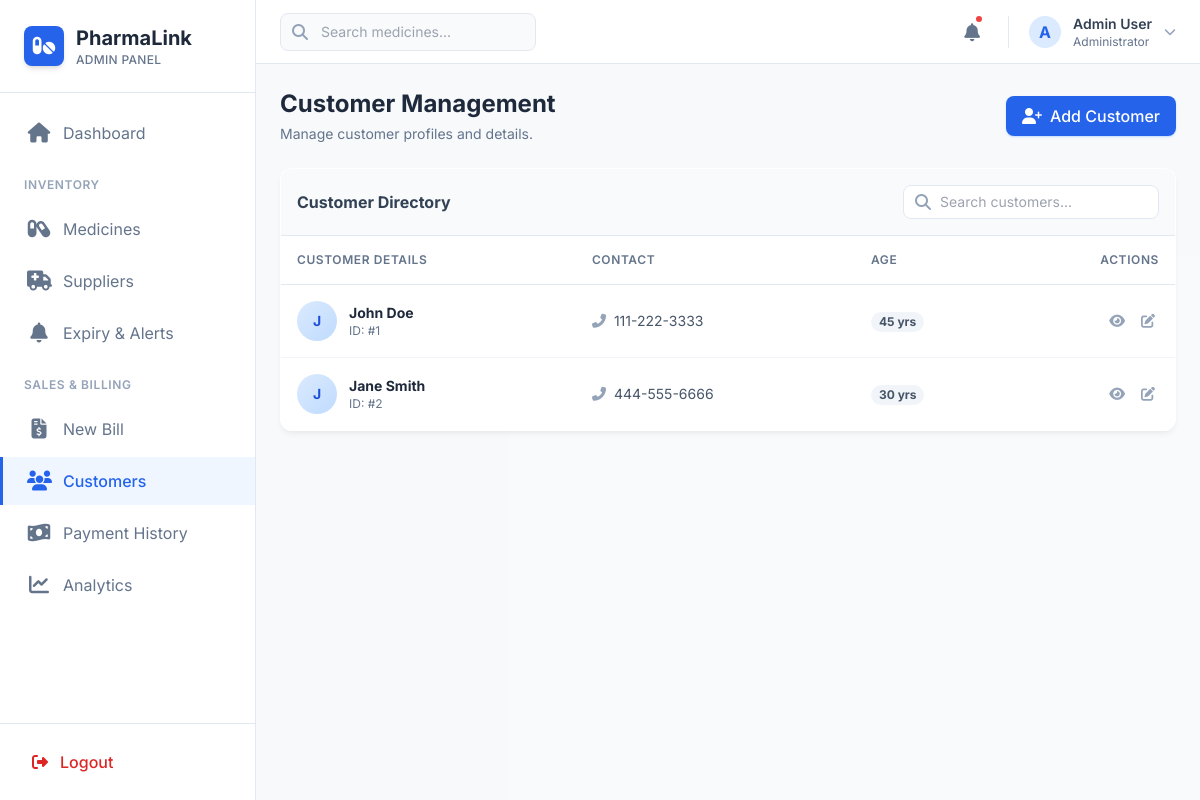
Page /customers on the committed database.
### tables this page shows
CREATE TABLE Customer (
            customer_id INTEGER PRIMARY KEY AUTOINCREMENT,
            customer_name TEXT NOT NULL,
            phone TEXT,
            age INTEGER
        );

### app.py (the view)
@app.route('/customers')
def customers():
    conn = get_db_connection()
    cursor = conn.cursor()
    cursor.execute("SELECT * FROM Customer")
    customers_data = cursor.fetchall()
    conn.close()
    return render_template('customer.html', customers=customers_data)

### app.py (called while the page is built)
def get_db_connection():
    conn = sqlite3.connect(DATABASE)
    conn.row_factory = sqlite3.Row
    return conn

@app.context_processor
def inject_now():
    return {'now': datetime.utcnow()}

### templates/customer.html (shortened to what this page needs)
{% extends 'app_layout.html' %}
{% block page_content %}
<div class="flex flex-col md:flex-row justify-between items-start md:items-center mb-6 gap-4">
    <div>
        <h1 class="text-2xl font-bold text-slate-800">Customer Management</h1>
        <p class="text-slate-500 text-sm mt-1">Manage customer profiles and details.</p>
    </div>
    <button onclick="document.getElementById('addModal').classList.remove('hidden')" class="bg-blue-600 hover:bg-blue-700 text-white px-4 py-2 rounded-lg font-medium transition-colors shadow-sm shadow-blue-200 flex items-center gap-2">
        <i class="fas fa-user-plus"></i> Add Customer
    </button>
</div>
<div class="glass-card overflow-hidden">
    <div class="p-4 border-b border-slate-200 bg-slate-50 flex items-center justify-between">
        <h2 class="font-bold text-slate-700">Customer Directory</h2>
        <div class="relative">
            <i class="fas fa-search absolute left-3 top-1/2 -translate-y-1/2 text-slate-400"></i>
            <input type="text" id="searchInput" placeholder="Search customers..." class="pl-9 pr-4 py-1.5 border border-slate-200 rounded-lg text-sm focus:ring-blue-500 focus:border-blue-500 w-64 bg-white">
        </div>
    </div>
    <div class="overflow-x-auto">
        <table class="w-full text-left border-collapse" id="customersTable">
            <thead>
                <tr class="bg-white border-b border-slate-200 text-slate-500 text-xs uppercase tracking-wider">
                    <th class="p-4 font-semibold">Customer Details</th>
                    <th class="p-4 font-semibold">Contact</th>
                    <th class="p-4 font-semibold">Age</th>
                    <th class="p-4 font-semibold text-right">Actions</th>
                </tr>
            </thead>
            <tbody class="divide-y divide-slate-100 text-sm bg-white">
                {% for customer in customers %}
                <tr class="hover:bg-slate-50/50 transition-colors">
                    <td class="p-4">
                        <div class="flex items-center gap-3">
                            <div class="w-10 h-10 rounded-full bg-gradient-to-br from-blue-100 to-blue-200 text-blue-700 flex items-center justify-center font-bold">
                                {{ customer.customer_name[0] }}
                            </div>
                            <div>
                                <p class="font-bold text-slate-800">{{ customer.customer_name }}</p>
                                <p class="text-xs text-slate-500">ID: #{{ customer.customer_id }}</p>
                            </div>
                        </div>
                    </td>
                    <td class="p-4 text-slate-600">
                        <i class="fas fa-phone-alt text-slate-400 mr-2"></i>{{ customer.phone or 'N/A' }}
                    </td>
                    <td class="p-4">
                        <span class="inline-flex items-center justify-center px-2 py-1 text-xs font-bold leading-none text-slate-600 bg-slate-100 rounded-full">
                            {{ customer.age or 'N/A' }} yrs
                        </span>
                    </td>
                    <td class="p-4 text-right">
                        <div class="flex justify-end gap-2">
                            <button class="text-slate-400 hover:text-blue-600 transition-colors p-1"><i class="fas fa-eye"></i></button>
                            <button class="text-slate-400 hover:text-blue-600 transition-colors p-1"><i class="fas fa-edit"></i></button>
                        </div>
                    </td>
                </tr>
                {% endfor %}
            </tbody>
        </table>
    </div>
</div>
{% endblock %}

### static/css/style.css (style rules this page uses)
:root { --primary: #2563eb; --secondary: #1e40af; --bg-color: #f8fafc; --sidebar-bg: #ffffff; --text-main: #1e293b; --text-muted: #64748b; --border-color: #e2e8f0; }
body { background-color: var(--bg-color); color: var(--text-main); font-family: 'Inter', sans-serif; overflow-x: hidden; }
.glass-card { background: rgba(255, 255, 255, 0.9); backdrop-filter: blur(5px); border: 1px solid rgba(255, 255, 255, 0.5); box-shadow: 0 4px 6px -1px rgba(0, 0, 0, 0.05), 0 2px 4px -1px rgba(0, 0, 0, 0.03); border-radius: 0.75rem; }

### rows in the picture
Customer: customer_name "J", customer_name "John Doe", customer_id "1", phone "111-222-3333", age "45"
Customer: customer_name "J", customer_name "Jane Smith", customer_id "2", phone "444-555-6666", age "30"
